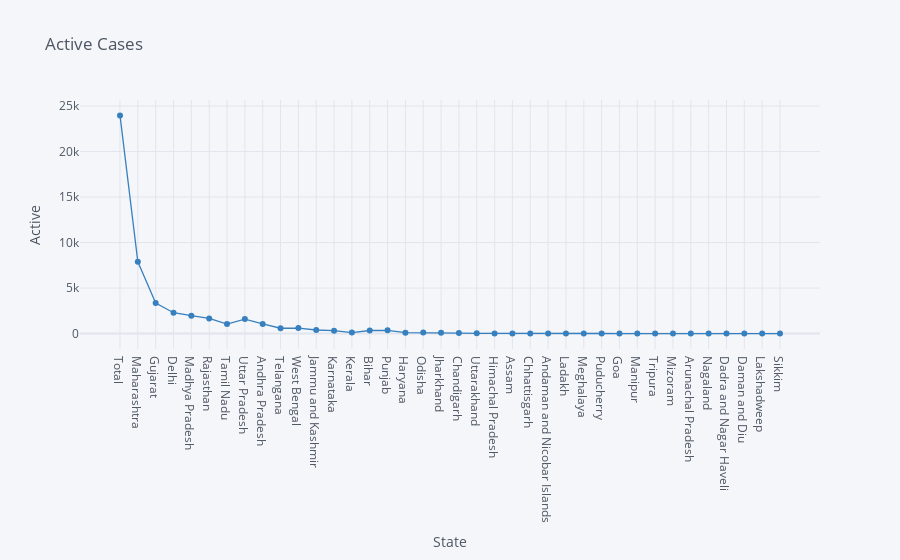

The cell this chart's notebook holds for it:
### Markdown cell above
# Active Cases as per State

### Code cell
df.iplot(kind="scatter",x="State",y="Active",mode='markers+lines',title="Active Cases",xTitle="State",yTitle="Active",colors='blue',size=0)

### Figure 1 — Plotly figure (JSON) as saved in the notebook; plotly's stock layout.template omitted (floating-point values rounded to 4 significant figures)
{"data": [{"line": {"color": "rgba(55, 128, 191, 1.0)", "dash": "solid", "shape": "linear", "width": 1.3}, "marker": {"size": 0, "symbol": "circle"}, "mode": "markers+lines", "name": "Active", "text": "", "type": "scatter", "x": ["Total", "Maharashtra", "Gujarat", "Delhi", "Madhya Pradesh", "Rajasthan", "Tamil Nadu", "Uttar Pradesh", "Andhra Pradesh", "Telangana", "West Bengal", "Jammu and Kashmir", "Karnataka", "Kerala", "Bihar", "Punjab", "Haryana", "Odisha", "Jharkhand", "Chandigarh", "Uttarakhand", "Himachal Pradesh", "Assam", "Chhattisgarh", "Andaman and Nicobar Islands", "Ladakh", "Meghalaya", "Puducherry", "Goa", "Manipur", "Tripura", "Mizoram", "Arunachal Pradesh", "Nagaland", "Dadra and Nagar Haveli", "Daman and Diu", "Lakshadweep", "Sikkim"], "y": [23963, 7890, 3358, 2291, 1969, 1662, 1038, 1585, 1051, 582, 601, 390, 315, 111, 336, 359, 100, 102, 85, 56, 21, 8, 12, 4, 17, 5, 11, 3, 0, 0, 0, 1, 0, 0, 0, 0, 0, 0]}], "layout": {"legend": {"bgcolor": "#F5F6F9", "font": {"color": "#4D5663"}}, "paper_bgcolor": "#F5F6F9", "plot_bgcolor": "#F5F6F9", "title": {"font": {"color": "#4D5663"}, "text": "Active Cases"}, "xaxis": {"gridcolor": "#E1E5ED", "showgrid": true, "tickfont": {"color": "#4D5663"}, "title": {"font": {"color": "#4D5663"}, "text": "State"}, "zerolinecolor": "#E1E5ED"}, "yaxis": {"gridcolor": "#E1E5ED", "showgrid": true, "tickfont": {"color": "#4D5663"}, "title": {"font": {"color": "#4D5663"}, "text": "Active"}, "zerolinecolor": "#E1E5ED"}}}
